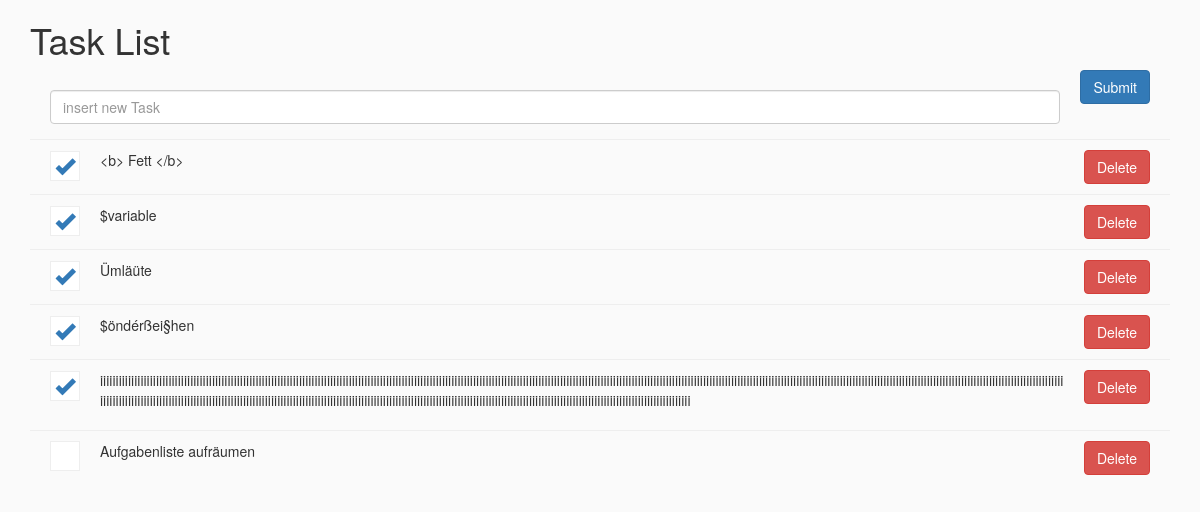
The page / on the database its author committed.
### tasks/models.py (models this page shows, shortened)
class Task(models.Model):
    content = models.CharField(max_length=500)
    done = models.BooleanField(default=False)

### tasks/views.py (the view)
# urls.py: path('', get_task_list, name='task_list'),
def get_task_list(request):
    context['page_title'] = 'Task List'
    context['task_list'] = Task.objects.all()
    context['form'] = TaskForm(instance=Task())
    handle_request(request)
    return render(request, 'task_list.html', context)

### tasks/forms.py
class TaskForm(ModelForm):
    class Meta:
        model = Task
        fields = ['content']
        labels = {
            'content': ''
        }
        widgets = {
            'content': TextInput(attrs={'placeholder': 'insert new Task'}),
        }

### tasks/views.py (called while the page is built)
def handle_request(request):
    if request.method == 'GET':
        request_to_lowercase = {k.lower(): v.lower() for k, v in request.GET.items()}
        try:
            action = request_to_lowercase['action']
        except Exception:
            return
        if (action == 'delete'):
            delete_task(request_to_lowercase, request)
        elif (action == 'done'):
            task_done(request_to_lowercase, request)
    elif request.method == 'POST':
        create_task(request)

### templates/task_list.html (shortened to what this page needs)
{% extends 'base.html' %}
{% load bootstrap3 %}
{% block content %}
    <form action="" encytype="multipar/form-data" method="post" class="task-form">
        {% bootstrap_form form %}
        <button type="submit" class="btn btn-primary">Submit</button>
    </form>
    <ul class="tasks">
        {% for task in task_list %}
        <li class="task">
            <a class="task__done {{task.done|yesno:'glyphicon glyphicon-ok done,'}}" href="?action=done&id={{task.pk}}&value={{task.done|yesno:'False,True'}}"></a>
            <p class="task__content">
                {{task.content}}
            </p>
            <a class="task__delete btn btn-danger" href='?action=delete&id={{task.pk}}' class='delete'>Delete</a>
        </li>
        {% endfor %}
    </ul>
{% endblock %}

### templates/base.html (shortened to what this page needs)
<!DOCTYPE html>
<html lang="en">
<head>
    {% load bootstrap3 %}
    {% bootstrap_css %}
    {% load static %}
    <link rel="stylesheet" type="text/css" href="{% static 'tasks/style.css' %}" />
</head>
<body>
    <div class="container">
        <h1>{{ page_title }}</h1>
        {% block content %}
        {% endblock %}
    </div>
</body>
</html>

### tasks/static/tasks/style.css (style rules this page uses)
body { background-color:#fafafa }
.tasks { display:flex;flex-direction:column;width:100%;margin:0;padding:0;list-style-type:none }
.task { display:flex;align-items:flex-start;padding:10px 20px;border-top:1px solid #eee }
.task__done { display:flex;align-items:center;justify-content:center;background-color:#fff;min-width:30px;height:30px;border:1px solid #eee }
.task__content { flex-basis:100%;padding:0 20px;word-break:break-all }
.done { font-size:20px }
.task-form { display:flex;align-items:flex-start;padding:0 20px }
.task-form .form-group { flex-basis:100%;margin-right:20px }

### rows shown on the page
Task: done True (drawn), content "<b> Fett </b>"
Task: done True (drawn), content "$variable"
Task: done True (drawn), content "Ümläüte"
Task: done True (drawn), content "$öndérßei§hen"
Task: done True (drawn), content "iiiiiiiiiiiiiiiiiiiiiiiiiiiiiiiiiiiiiiiiiiiiiiiiiiiiiiiiiiiiiiiiiiiiiiiiiiiiiiiiiiiiiiiiiiiiiiiiiiiiiiiiiiiiiiiiiiiiiiiiiiiiiiiiiiiiiiiiiiiiiiiiiiiiiiiiiiiiiiiiiiiiiiiiiiiiiiiiiiiiiiiiiiiiiiiiiiiiiiiiiiiiiiiiiiiiiiiiiiiiiiiiiiiiiiiiiiiiiiiiiiiiiiiiiiiiiiiiiiiiiiiiiiiiiiiiiiiiiiiiiiiiiiiiiiiiiiiiiiiiiiiiiiiiiiiiiiiiiiiiiiiiiiiiiiiiiiiiiiiiiiiiiiiiiiiiiiiiiiiiiiiiiiiiiiiiiiiiiiiiiiiiiiiiiiiiiiiiiiiiiiiiiiiiiiiiiiiiiiiiiiiiiiiiiiiiiiiiiiiiiiiiiiiiiiiiiiiiiiiiiiiiiiiiiiiiiiiiiiiiiiiiiiiiiiiiiiiiiiii"
Task: done False (drawn), content "Aufgabenliste aufräumen"

### other values the page prints
{{ page_title }} "Task List"
